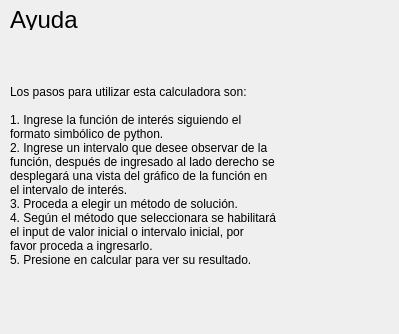
<?xml version="1.0" encoding="UTF-8"?>
<ui version="4.0">
 <class>Dialog</class>
 <widget class="QDialog" name="Dialog">
  <property name="geometry">
   <rect>
    <x>0</x>
    <y>0</y>
    <width>399</width>
    <height>334</height>
   </rect>
  </property>
  <property name="windowTitle">
   <string>Dialog</string>
  </property>
  <widget class="QLabel" name="label">
   <property name="geometry">
    <rect>
     <x>10</x>
     <y>10</y>
     <width>75</width>
     <height>20</height>
    </rect>
   </property>
   <property name="font">
    <font>
     <pointsize>18</pointsize>
    </font>
   </property>
   <property name="text">
    <string>Ayuda</string>
   </property>
  </widget>
  <widget class="QLabel" name="label_2">
   <property name="geometry">
    <rect>
     <x>10</x>
     <y>20</y>
     <width>381</width>
     <height>311</height>
    </rect>
   </property>
   <property name="text">
    <string>Los pasos para utilizar esta calculadora son: 
1. Ingrese la función de interés siguiendo el 
formato simbólico de python.
2. Ingrese un intervalo que desee observar de la 
función, después de ingresado al lado derecho se 
desplegará una vista del gráfico de la función en 
el intervalo de interés.
3. Proceda a elegir un método de solución.
4. Según el método que seleccionara se habilitará 
el input de valor inicial o intervalo inicial, por 
favor proceda a ingresarlo.
5. Presione en calcular para ver su resultado.</string>
   </property>
   <property name="alignment">
    <set>Qt::AlignLeading|Qt::AlignLeft|Qt::AlignVCenter</set>
   </property>
  </widget>
 </widget>
 <resources/>
 <connections/>
</ui>
